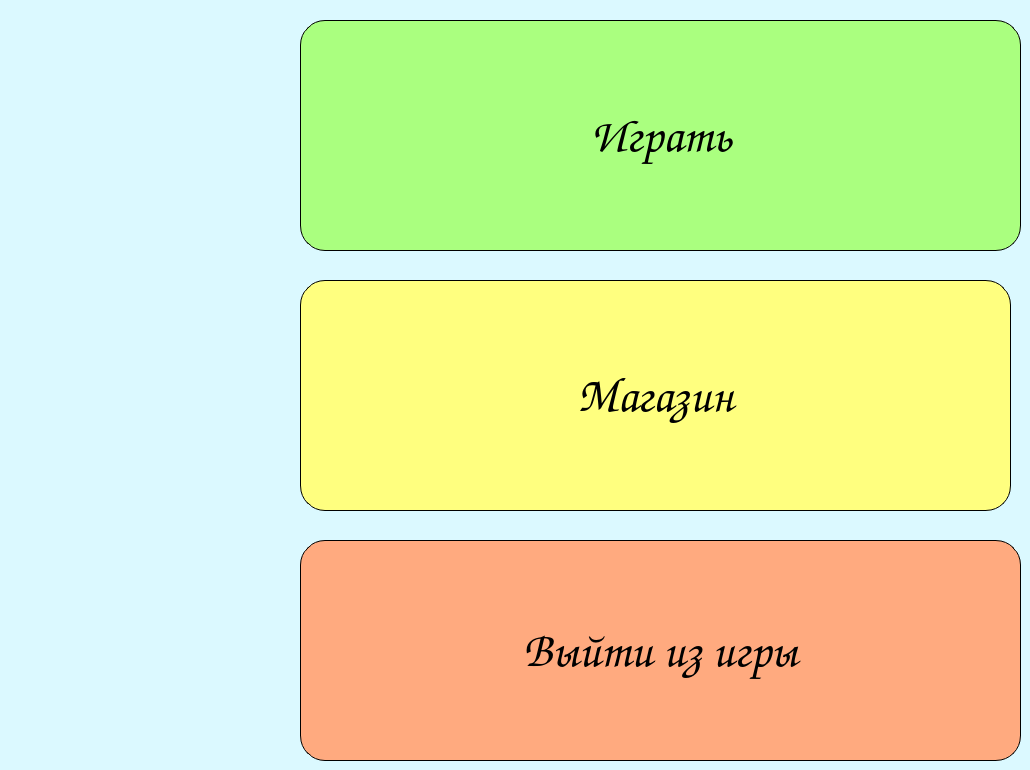
    <widget class="QWidget" name="mainMenuPage">
     <property name="styleSheet">
      <string notr="true">background-color:rgb(219, 249, 255)</string>
     </property>
     <widget class="QPushButton" name="shopButton">
      <property name="geometry">
       <rect>
        <x>300</x>
        <y>280</y>
        <width>711</width>
        <height>231</height>
       </rect>
      </property>
      <property name="font">
       <font>
        <family>Comic Sans MS</family>
        <pointsize>36</pointsize>
       </font>
      </property>
      <property name="styleSheet">
       <string notr="true">QPushButton#shopButton {border-radius: 25px;
background-color: rgb(255, 255, 127);
border: 1px solid #000000;
color: #000000}
QPushButton#shopButton:hover {
background-color: rgb(213, 213, 106)}</string>
      </property>
      <property name="text">
       <string>Магазин</string>
      </property>
     </widget>
     <widget class="QPushButton" name="startGameButton">
      <property name="geometry">
       <rect>
        <x>300</x>
        <y>20</y>
        <width>721</width>
        <height>231</height>
       </rect>
      </property>
      <property name="font">
       <font>
        <family>Comic Sans MS</family>
        <pointsize>36</pointsize>
       </font>
      </property>
      <property name="styleSheet">
       <string notr="true">QPushButton#startGameButton {border-radius: 25px;
background-color: rgb(170, 255, 127);
border: 1px solid #000000;
	color: rgb(0, 0, 0);
}
QPushButton#startGameButton:hover {
background-color: rgb(140, 225, 97)}</string>
      </property>
      <property name="text">
       <string>Играть</string>
      </property>
     </widget>
     <widget class="QPushButton" name="quitGameButton">
      <property name="geometry">
       <rect>
        <x>300</x>
        <y>540</y>
        <width>721</width>
        <height>221</height>
       </rect>
      </property>
      <property name="font">
       <font>
        <family>Comic Sans MS</family>
        <pointsize>36</pointsize>
       </font>
      </property>
      <property name="styleSheet">
       <string notr="true">QPushButton#quitGameButton {border-radius: 25px;
background-color: rgb(255, 170, 127);
border: 1px solid #000000;
color: #000000}
QPushButton#quitGameButton:hover {
background-color: rgb(203, 135, 101)}</string>
      </property>
      <property name="text">
       <string>Выйти из игры</string>
      </property>
     </widget>
    </widget>
